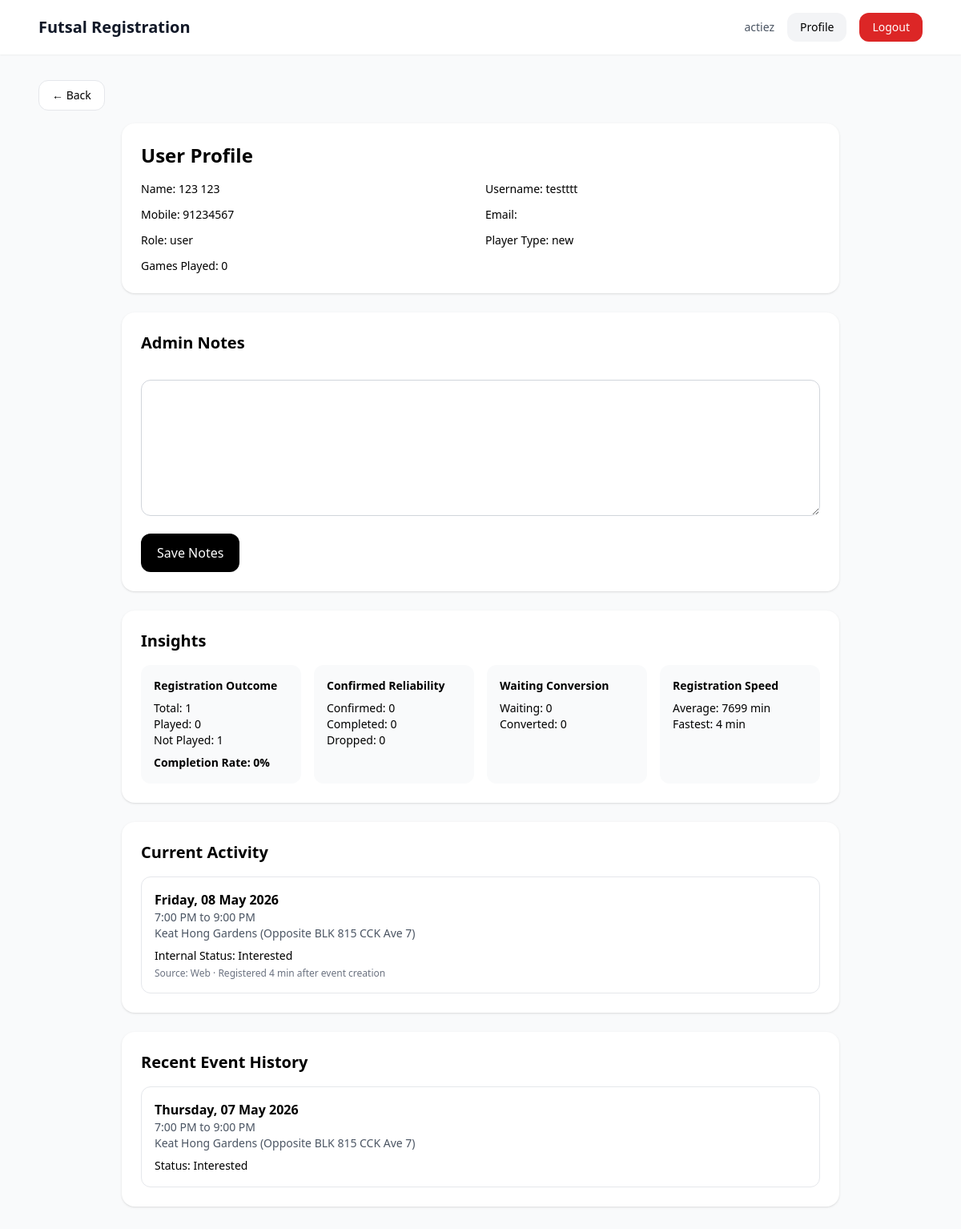
The page /users/9/ (signed in) on the database as committed earlier.
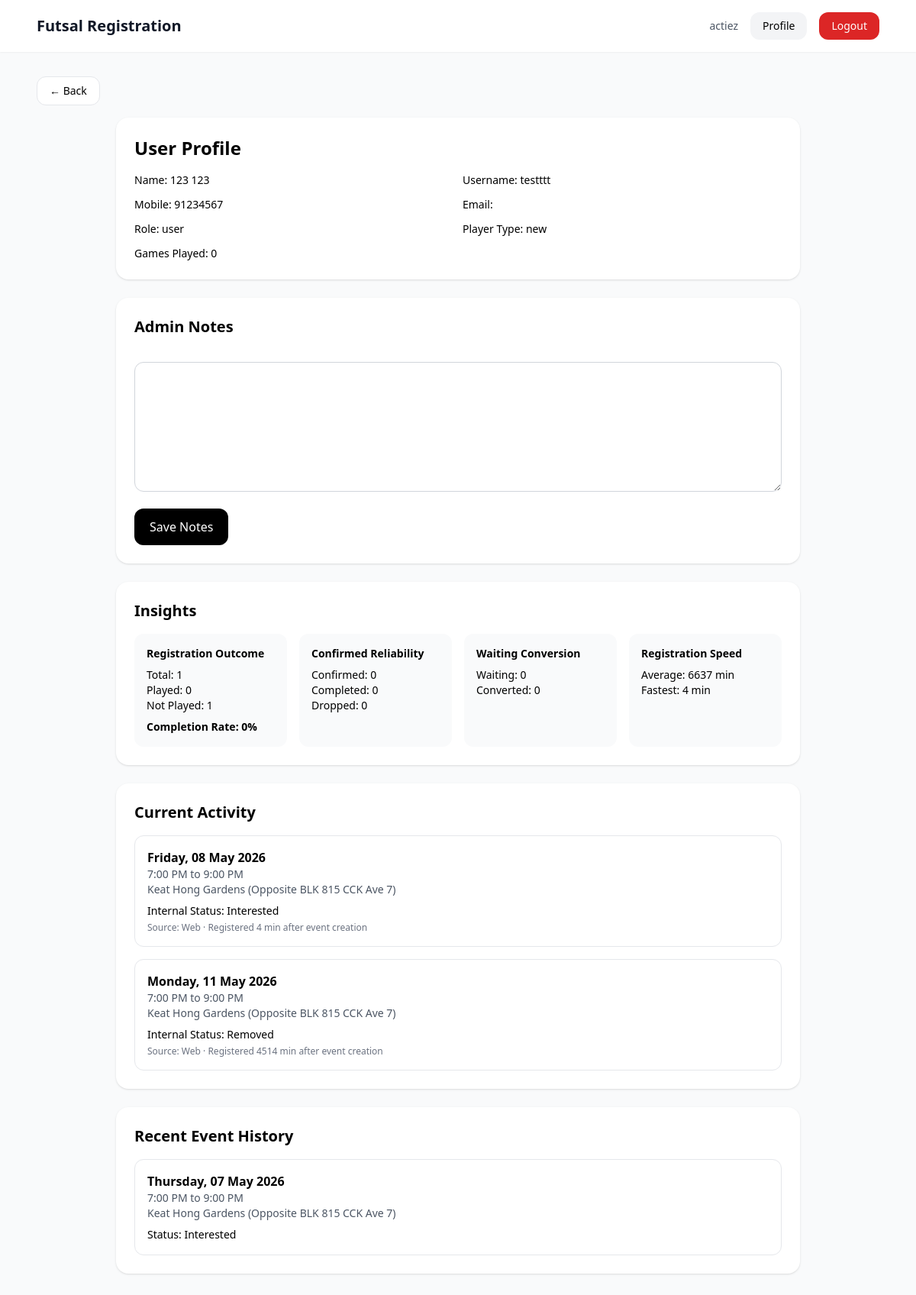
The same page on the database as committed later.
### registrations/models.py (models this page shows, shortened)
class EventRegistration(models.Model):
    STATUS_INTERESTED = "interested"
    STATUS_PLAYING = "playing"
    STATUS_WAITING = "waiting"
    STATUS_BACKUP = "backup"
    STATUS_REMOVED = "removed"
    STATUS_CHOICES = [
        (STATUS_INTERESTED, "Interested"),
        (STATUS_PLAYING, "Playing"),
        (STATUS_WAITING, "Waiting"),
        (STATUS_BACKUP, "Backup"),
        (STATUS_REMOVED, "Removed"),
    ]
    SOURCE_WEB = "web"
    SOURCE_WHATSAPP = "whatsapp"
    SOURCE_ADMIN = "admin"
    SOURCE_CHOICES = [
        (SOURCE_WEB, "Web"),
        (SOURCE_WHATSAPP, "WhatsApp"),
        (SOURCE_ADMIN, "Admin"),
    ]
    event = models.ForeignKey(Event, on_delete=models.CASCADE, related_name="registrations")
    user = models.ForeignKey(settings.AUTH_USER_MODEL, on_delete=models.CASCADE, related_name="event_registrations")
    sequence_number = models.PositiveIntegerField()
    status = models.CharField(max_length=20, choices=STATUS_CHOICES, default=STATUS_INTERESTED)
    source = models.CharField(
    max_length=20,
    choices=SOURCE_CHOICES,
    default=SOURCE_WEB,
    )
    registered_at = models.DateTimeField(auto_now_add=True)
    notified_at = models.DateTimeField(null=True, blank=True)
    remarks = models.TextField(blank=True)
    @property
    def registration_delay_seconds(self):
        if self.event and self.event.created_at and self.registered_at:
            return int((self.registered_at - self.event.created_at).total_seconds())
        return None
    @property
    def registration_delay_minutes(self):
        seconds = self.registration_delay_seconds
        if seconds is None:
            return None
        return round(seconds / 60)
    class Meta:
        unique_together = ("event", "user")
        ordering = ["sequence_number"]

### events/models.py (models this page shows, shortened)
class Event(models.Model):
    STATUS_DRAFT = "draft"
    STATUS_OPEN = "open"
    STATUS_FINALIZED = "finalized"
    STATUS_COMPLETED = "completed"
    STATUS_CANCELLED = "cancelled"
    STATUS_CHOICES = [
        (STATUS_DRAFT, "Draft"),
        (STATUS_OPEN, "Open"),
        (STATUS_FINALIZED, "Finalized"),
        (STATUS_COMPLETED, "Completed"),
        (STATUS_CANCELLED, "Cancelled"),
    ]
    registration_token = models.UUIDField(
        default=uuid.uuid4,
        unique=True,
        editable=False,
    )
    event_code = models.CharField(
        max_length=20,
        unique=True,
        default=generate_event_code,
        editable=False,
    )
    title = models.CharField(max_length=255)
    start_datetime = models.DateTimeField()
    end_datetime = models.DateTimeField()
    location = models.CharField(max_length=255)
    amount_payable = models.DecimalField(max_digits=8, decimal_places=2)
    playing_slots = models.PositiveIntegerField(default=15)
    waiting_slots = models.PositiveIntegerField(default=5)
    backup_slots = models.PositiveIntegerField(default=3)
    is_private = models.BooleanField(
        default=False,
        help_text="Private events are hidden from the public event list but accessible by registration link.",
    )
    status = models.CharField(
        max_length=20,
        choices=STATUS_CHOICES,
        default=STATUS_DRAFT,
    )
    created_by = models.ForeignKey(
        settings.AUTH_USER_MODEL,
        on_delete=models.SET_NULL,
        null=True,
        related_name="created_events",
    )
    created_at = models.DateTimeField(auto_now_add=True)
    updated_at = models.DateTimeField(auto_now=True)
    class Meta:
        ordering = ["start_datetime"]
    @property
    def weekday_display(self):
        local_start = timezone.localtime(self.start_datetime)
        return local_start.strftime("%A")
    @property
    def date_display(self):
        local_start = timezone.localtime(self.start_datetime)
        return local_start.strftime("%d %B %Y")
    @property
    def time_range_display(self):
        local_start = timezone.localtime(self.start_datetime)
        local_end = timezone.localtime(self.end_datetime)
        start = local_start.strftime("%I:%M %p").lstrip("0")
        end = local_end.strftime("%I:%M %p").lstrip("0")
        return f"{start} to {end}"

### accounts/views.py (the view, shortened to what this page needs)
# urls.py: path("users/<int:user_id>/", views.admin_user_profile, name="admin_user_profile"),
@login_required
def admin_user_profile(request, user_id):
    if not request.user.is_admin_level():
        raise PermissionDenied("You do not have access to this page.")
    profile_user = get_object_or_404(User, id=user_id)
    if request.method == "POST":
        if request.POST.get("action") == "save_admin_notes":
            profile_user.admin_notes = request.POST.get("admin_notes", "")
            profile_user.save()
            messages.success(request, "Admin notes updated successfully.")
            return redirect("admin_user_profile", user_id=profile_user.id)
    current_registrations = EventRegistration.objects.filter(
        user=profile_user,
        event__start_datetime__gte=timezone.now()
    ).select_related("event").order_by("event__start_datetime")
    recent_registrations = EventRegistration.objects.filter(
        user=profile_user,
        event__start_datetime__lt=timezone.now()
    ).select_related("event").order_by("-event__start_datetime")[:5]
    all_regs = EventRegistration.objects.filter(user=profile_user).select_related("event")
    now = timezone.now()
    past_regs = [r for r in all_regs if r.event.end_datetime and r.event.end_datetime < now]
    total_registered = len(past_regs)
    played = len([r for r in past_regs if r.status == "playing"])
    not_played = total_registered - played
    confirmed_playing = len([r for r in past_regs if r.status == "playing"])
    completed = confirmed_playing  # same logic for now
    dropped_after_confirmed = 0  # placeholder (we refine later)
    waiting_regs = [r for r in past_regs if r.status == "waiting"]
    waiting_total = len(waiting_regs)
    waiting_converted = 0  # placeholder (needs status logs later)
    completion_rate = 0
    if total_registered > 0:
        completion_rate = round((played / total_registered) * 100)
    reliability_tag = "Neutral"
    registration_delays = [
        reg.registration_delay_minutes
        for reg in all_regs
        if reg.registration_delay_minutes is not None
    ]
    avg_registration_speed = None
    fastest_registration_speed = None
    if registration_delays:
        avg_registration_speed = round(sum(registration_delays) / len(registration_delays))
        fastest_registration_speed = min(registration_delays)
    context = {
        "profile_user": profile_user,
        "current_registrations": current_registrations,
        "recent_registrations": recent_registrations,
        "insights": {
            "total_registered": total_registered,
            "played": played,
            "not_played": not_played,
            "confirmed_playing": confirmed_playing,
            "completed": completed,
            "dropped_after_confirmed": dropped_after_confirmed,
            "waiting_total": waiting_total,
            "waiting_converted": waiting_converted,
            "completion_rate": completion_rate,
            "reliability_tag": reliability_tag,
            "avg_registration_speed": avg_registration_speed,
            "fastest_registration_speed": fastest_registration_speed,
        }
    }
    return render(request, "accounts/admin_profile.html", context)

### accounts/models.py (called while the page is built)
    def is_admin_level(self):
        return self.is_authenticated and (
            self.is_superuser or self.role in {self.ROLE_ADMIN, self.ROLE_SUPERADMIN}
        )

### templates/accounts/admin_profile.html (shortened to what the changed rows need)
{% extends "base.html" %}
{% block content %}
<div class="max-w-4xl mx-auto space-y-6">
    <div class="bg-white rounded-2xl shadow p-6">
        <h1 class="text-2xl font-bold">User Profile</h1>
    </div>
    <div class="bg-white rounded-2xl shadow p-6">
        <h2 class="text-xl font-bold">Admin Notes</h2>
    </div>
<div class="bg-white rounded-2xl shadow p-6">
    <h2 class="text-xl font-bold mb-4">Insights</h2>
    <div class="grid grid-cols-1 md:grid-cols-4 gap-4 text-sm">
	<div class="bg-gray-50 p-4 rounded-xl">
    <div class="font-semibold mb-2">Registration Speed</div>
    {% if insights.avg_registration_speed is not None %}
        <div>Average: {{ insights.avg_registration_speed }} min</div>
        <div>Fastest: {{ insights.fastest_registration_speed }} min</div>
    {% else %}
        <div class="text-gray-500">No data yet</div>
    {% endif %}
</div>
    </div>
</div>
    <div class="bg-white rounded-2xl shadow p-6">
        <h2 class="text-xl font-bold">Current Activity</h2>
        <div class="mt-4 space-y-4">
            {% for reg in current_registrations %}
            <div class="border rounded-xl p-4">
                <div class="font-semibold">{{ reg.event.weekday_display }}, {{ reg.event.date_display }}</div>
                <div class="text-sm text-gray-600">{{ reg.event.time_range_display }}</div>
                <div class="text-sm text-gray-600">{{ reg.event.location }}</div>
                <div class="mt-2 text-sm">
                    Internal Status: <span class="font-medium">{{ reg.status|title }}</span>
                </div>
                <div class="text-xs text-gray-500 mt-1">
                    Source: {{ reg.source|title }}
                    {% if reg.registration_delay_minutes is not None %}
                        · Registered {{ reg.registration_delay_minutes }} min after event creation
                    {% endif %}
                </div>
            </div>
            {% empty %}
            <div class="text-sm text-gray-500">No current activity.</div>
            {% endfor %}
        </div>
    </div>
    <div class="bg-white rounded-2xl shadow p-6">
        <h2 class="text-xl font-bold">Recent Event History</h2>
        <div class="mt-4 space-y-4">
            {% for reg in recent_registrations %}
            <div class="border rounded-xl p-4">
                <div class="font-semibold">{{ reg.event.weekday_display }}, {{ reg.event.date_display }}</div>
                <div class="text-sm text-gray-600">{{ reg.event.time_range_display }}</div>
                <div class="text-sm text-gray-600">{{ reg.event.location }}</div>
                <div class="mt-2 text-sm">
                    Status: <span class="font-medium">{{ reg.status|title }}</span>
                </div>
            </div>
            {% empty %}
            <div class="text-sm text-gray-500">No recent event history.</div>
            {% endfor %}
        </div>
    </div>
</div>
{% endblock %}

Rows that differ between the two databases and show on the page:
added EventRegistration: event.weekday_display "Monday", event.date_display "11 May 2026", event.time_range_display "7:00 PM to 9:00 PM", event.location "Keat Hong Gardens (Opposite BLK 815 CCK Ave 7)", status "Removed", source "Web", registration_delay_minutes "4514", shown under "Current Activity"
Other text that changed with them:
{{ insights.avg_registration_speed }}: "7699" → "6637"
